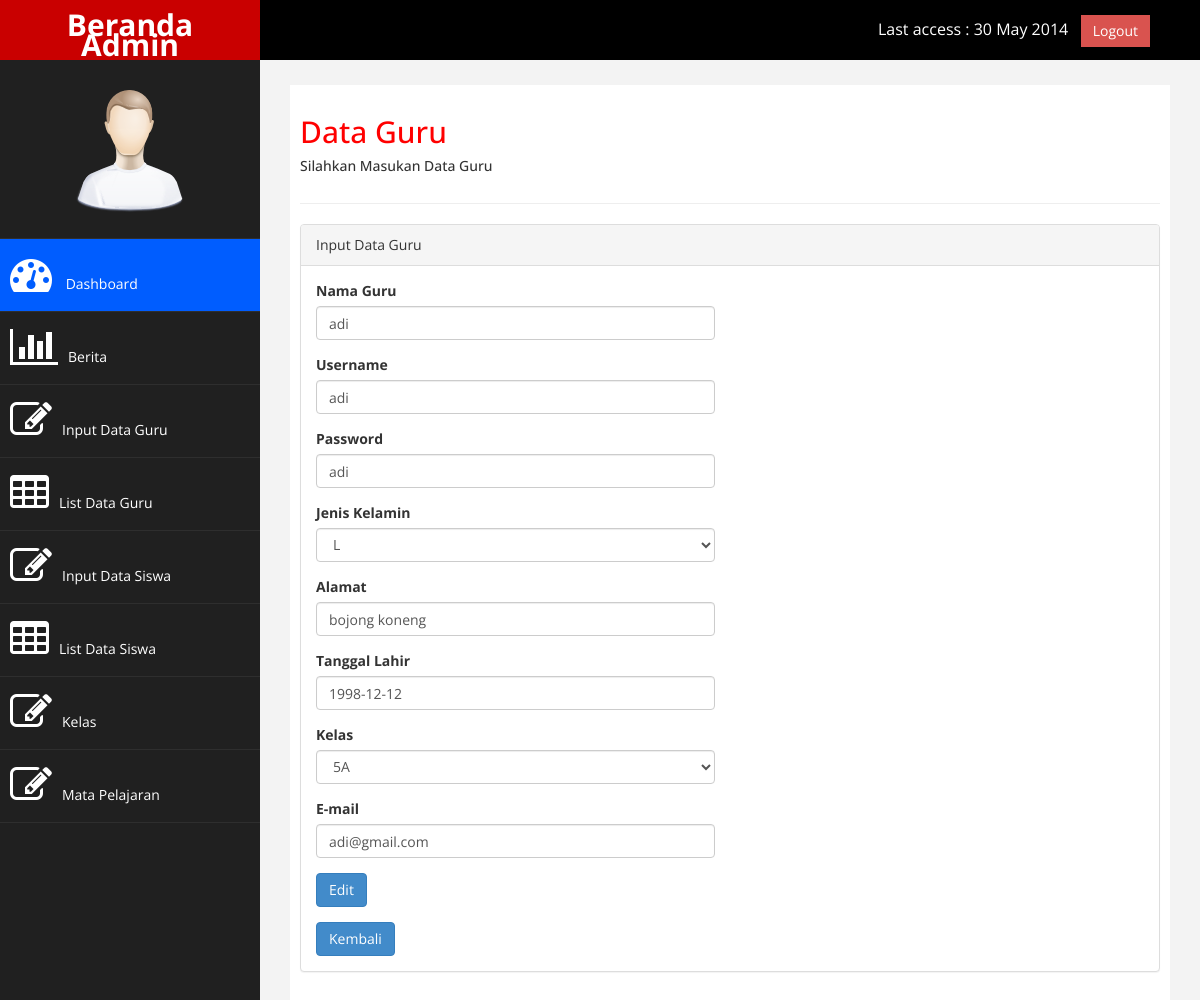
/edit_siswa.php?id=1, run on the app's committed database.
### tables this page shows
CREATE TABLE `siswa` (
  `id_siswa` int(11) NOT NULL,
  `nama` varchar(100) NOT NULL,
  `username` varchar(100) NOT NULL,
  `password` varchar(50) NOT NULL,
  `tgl_lahir` date NOT NULL,
  `jenis_kelamin` enum('L','P') NOT NULL,
  `alamat` text NOT NULL,
  `email` varchar(100) NOT NULL,
  `kelas` varchar(10) NOT NULL
);

### edit_siswa.php (the view, shortened to what this page needs)
<?php
    include "koneksi.php";
    $id = $_GET['id'];
    $qe = mysqli_query($koneksi,"SELECT * FROM siswa WHERE id_siswa='$id'");
    $data = mysqli_fetch_array($qe);
?>
<!DOCTYPE html>
<html xmlns="http://www.w3.org/1999/xhtml">
<head>
    <link href="assets/css/bootstrap.css" rel="stylesheet" />
    <link href="assets/css/font-awesome.css" rel="stylesheet" />
    <link href="assets/js/morris/morris-0.4.3.min.css" rel="stylesheet" />
    <link href="assets/css/custom.css" rel="stylesheet" />
</head>
<body>
    <div id="wrapper">
        <nav class="navbar navbar-default navbar-cls-top " role="navigation" style="margin-bottom: 0">
            <div class="navbar-header">
                <a class="navbar-brand" href="beranda_admin.php">Beranda Admin</a>
            </div>
  <div style="color: white;
padding: 15px 50px 5px 50px;
float: right;
font-size: 16px;"> Last access : 30 May 2014 &nbsp; <a href="logout_admin.php" class="btn btn-danger square-btn-adjust">Logout</a> </div>
        </nav>
                <nav class="navbar-default navbar-side" role="navigation">
            <div class="sidebar-collapse">
                <ul class="nav" id="main-menu">
				<li class="text-center">
                    <img src="assets/img/find_user.png" class="user-image img-responsive"/>
					</li>
                    <li>
                        <a class="active-menu"  href="beranda_admin.php"><i class="fa fa-dashboard fa-3x"></i> Dashboard</a>
                    </li>
                    <li>
                        <a  href="berita.php"><i class="fa fa-bar-chart-o fa-3x"></i>Berita</a>
                    </li>
                    <li>
                        <a  href="data_guru.php"><i class="fa fa-edit fa-3x"></i>Input Data Guru</a>
                    </li>
                     <li>
                        <a  href="list_guru.php"><i class="fa fa-table fa-3x"></i>List Data Guru</a>
                    </li>
					<li>
                        <a   href="data_siswa.php"><i class="fa fa-edit fa-3x"></i>Input Data Siswa</a>
                    </li>
                    <li>
                        <a  href="list_siswa.php"><i class="fa fa-table fa-3x"></i>List Data Siswa</a>
                    </li>
                    <li  >
                        <a  href="kelas.php"><i class="fa fa-edit fa-3x"></i>Kelas</a>
                    </li>
                     <li>
                        <a  href="mapel.php"><i class="fa fa-edit fa-3x"></i>Mata Pelajaran</a>
                    </li>
                </ul>
            </div>
        </nav>
        <div id="page-wrapper" >
            <div id="page-inner">
                <div class="row">
                    <div class="col-md-12">
                     <h2>Data Guru</h2>
                        <h5>Silahkan Masukan Data Guru</h5>
                    </div>
                </div>
                 <hr />
                <div class="col-md-3 col-sm-6 col-xs-6"> </div>
                <div class="panel panel-default">
                        <div class="panel-heading">
                            Input Data Guru
                        </div>
                        <div class="panel-body">
                            <div class="row">
                                <div class="col-md-6">
                                    <form method="post" role="form">
                                        <div class="form-group">
                                            <label>Nama Guru</label>
                                            <input name="nama" value="<?php echo $data['nama'];?>" class="form-control" />
                                        </div>
                                        <div class="form-group">
                                            <label>Username</label>
                                            <input name="username" value="<?php echo $data['username'];?>" class="form-control" />
                                        </div>
                                        <div class="form-group">
                                            <label>Password</label>
                                            <input name="pass" value="<?php echo $data['password'];?>" class="form-control" />
                                        </div>
                                        <div class="form-group">
                                            <label>Jenis Kelamin</label>
                                            <select name="jk" value="<?php echo $data['jenis_kelamin'];?>" class="form-control">
                                                <option>L</option>
                                            </select>
                                        </div>
                                        <div class="form-group">
                                            <label>Alamat</label>
                                            <Input name="alamat"  value="<?php echo $data['alamat'];?>" class="form-control" rows="3"/>
                                        </div>
                                        <div class="form-group">
                                            <label>Tanggal Lahir</label>
                                            <input name="tgl" value="<?php echo $data['tgl_lahir'];?>" class="form-control" placeholder="Contoh: tahun-bulan-tanggal" />
                                        </div>
                                        <div class="form-group">
                                            <label>Kelas</label>
                                            <select name="kelas" value="<?php echo $data['kelas'];?>" class="form-control">
                                                <option>5A</option>
                                            </select>
                                        </div>
                                        <div class="form-group">
                                            <label>E-mail</label>
                                            <input name="email" value="<?php echo $data['email'];?>" class="form-control" />
                                        </div>
                                    <button class="btn btn-primary " name="edit">Edit</button>
                                    <a onclick="return confirm('Apakah anda ingin kembali ?')" class="btn btn-primary"  href="list_siswa.php">Kembali</a>
                                       </form>
                                      </div>
                                      </div>
                                      </div>
            </div>
        </div>
</body>
</html>

### assets/css/custom.css (style rules this page uses)
body { font-family: 'Open Sans', sans-serif; }
#wrapper { width: 100%; background:#202020; }
#page-wrapper { padding: 15px 15px; min-height: 600px; background:#F3F3F3; }
#page-inner { width:100%; margin:10px 20px 10px 0px; background-color:#fff!important; padding:10px; min-height:1200px; }
.text-center { text-align:center; }
h2 { color: #f00; }
.square-btn-adjust { border: 0px solid transparent; -webkit-border-radius: 0px; -moz-border-radius: 0px; border-radius: 0px; }
.user-image { margin: 25px auto; -webkit-border-radius: 10px; -moz-border-radius: 10px; border-radius: 10px; max-height:170px; max-width:170px; }
.navbar-cls-top .navbar-brand { color: #fff; background: #005dff; width: 260px; text-align: center; height: 60px; font-size: 30px; font-weight: 700; }
.active-menu { background-color:#005dff!important; }
.sidebar-collapse , .sidebar-collapse .nav { background:none; }
.sidebar-collapse .nav { padding:0; }
.sidebar-collapse .nav > li > a { color:#fff; background:#202020; text-shadow:none; }
.sidebar-collapse > .nav > li > a { padding:15px 10px; }
.sidebar-collapse > .nav > li { border-bottom: 1px solid rgba(107, 108, 109, 0.19); }
.navbar-side { border:none; background-color: #202020; }
.navbar-cls-top { background:#000; border-bottom:none; }
.navbar-default { border:0px solid black; }
.navbar-header { background: #A70303; }
.nav > li > a > i { margin-right:10px; }
@media (min-width:768px) { #page-wrapper { margin: 0 0 0 260px; padding: 15px 30px; min-height: 1200px; } }
@media (min-width:768px) { .navbar-side { z-index: 1; position: absolute; width: 260px; } }
@media (min-width:768px) { .navbar { border-radius: 0px; } }

### data on the page
siswa: nama "adi", username "adi", pass "adi", jk "L", alamat "bojong koneng", tgl "1998-12-12", kelas "5A", email "adi@gmail.com"
